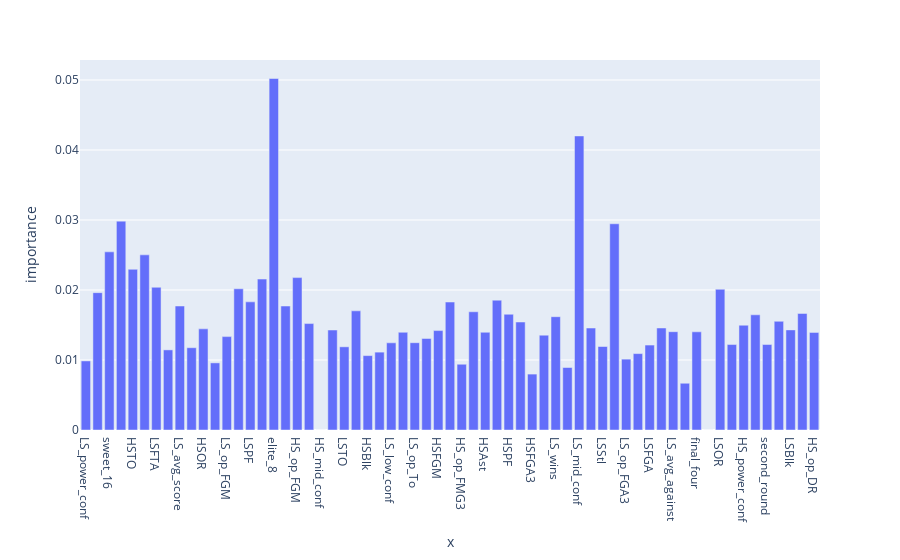

Notebook code cell kept with this figure:
### Code cell
feat_imp = xgc.best_estimator_.feature_importances_
feat_names2 = xgc.feature_names_in_
import plotly.express as px


fig = px.bar(x=feat_names2, y=feat_imp,
             labels={'y':'importance'}, height=500)

fig.write_html("../viz/feat_imp.html")           
fig.show()

### Figure 1 — Plotly figure (JSON) as saved in the notebook; plotly's stock layout.template omitted (floating-point values rounded to 4 significant figures)
{"data": [{"alignmentgroup": "True", "hovertemplate": "x=%{x}<br>importance=%{y}<extra></extra>", "legendgroup": "", "marker": {"color": "#636efa", "pattern": {"shape": ""}}, "name": "", "offsetgroup": "", "orientation": "v", "showlegend": false, "textposition": "auto", "type": "bar", "x": ["LS_power_conf", "HSDR", "sweet_16", "first_round", "HSTO", "HS_power_seed", "LSFTA", "HS_op_To", "LS_avg_score", "LS_op_FMG3", "HSOR", "LS_loss", "LS_op_FGM", "HS_wins", "LSPF", "HS_low_conf", "elite_8", "LSDR", "HS_op_FGM", "LSFGM", "HS_mid_conf", "LS_op_OR", "LSTO", "HS_op_FGA", "HSBlk", "HS_op_FGA3", "LS_low_conf", "LS_op_DR", "LS_op_To", "HSFGM3", "HSFGM", "HS_avg_against", "HS_op_FMG3", "HSStl", "HSAst", "LSAst", "HSPF", "HS_op_OR", "HSFGA3", "HSFTM", "LS_wins", "LSFGA3", "LS_mid_conf", "HS_avg_score", "LSStl", "HS_loss", "LS_op_FGA3", "LSFTM", "LSFGA", "HSFGA", "LS_avg_against", "HS_conf_champ", "final_four", "championship", "LSOR", "HSFTA", "HS_power_conf", "LSFGM3", "second_round", "LS_power_seed", "LSBlk", "LS_op_FGA", "HS_op_DR"], "xaxis": "x", "y": [0.009869, 0.01962, 0.02545, 0.02984, 0.02296, 0.02502, 0.02039, 0.01144, 0.01771, 0.01176, 0.01445, 0.009589, 0.01334, 0.02018, 0.0183, 0.02156, 0.05021, 0.01771, 0.02177, 0.0152, 0, 0.01428, 0.01188, 0.01702, 0.01063, 0.01112, 0.01245, 0.01396, 0.01247, 0.01308, 0.0142, 0.01828, 0.009394, 0.01689, 0.01396, 0.01855, 0.01654, 0.01543, 0.007987, 0.01355, 0.01619, 0.008928, 0.04201, 0.01457, 0.01193, 0.02946, 0.01012, 0.01091, 0.01214, 0.01457, 0.01404, 0.006679, 0.01402, 0, 0.0201, 0.01221, 0.01497, 0.01646, 0.01221, 0.01553, 0.0143, 0.01665, 0.01394], "yaxis": "y"}], "layout": {"autosize": true, "barmode": "relative", "legend": {"tracegroupgap": 0}, "margin": {"t": 60}, "xaxis": {"anchor": "y", "autorange": true, "domain": [0, 1], "range": [-0.5, 62.5], "title": {"text": "x"}, "type": "category"}, "yaxis": {"anchor": "x", "autorange": true, "domain": [0, 1], "range": [0, 0.05286], "title": {"text": "importance"}, "type": "linear"}}}
